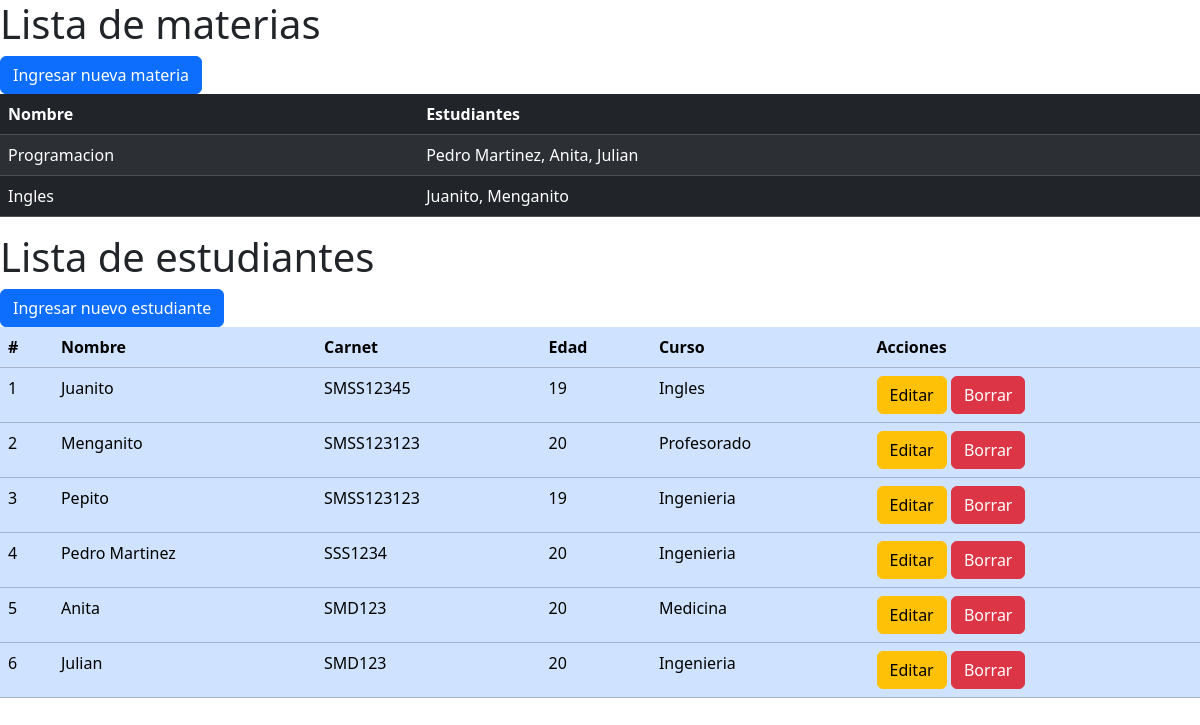
The page / on the database its author committed.
### app1/models.py (models this page shows, shortened)
class Materias(models.Model):
    nombre = models.CharField(max_length=100)
    estds = models.ManyToManyField(Estudiantes
                                   ,related_name='materias')

class Estudiantes(models.Model):
    nombre = models.CharField(max_length=100)
    carnet = models.CharField(max_length=10)
    edad = models.IntegerField()
    curso = models.CharField(max_length=200)

### app1/views.py (the view)
# urls.py: path('',views.index),
def index(request):
    est = models.Estudiantes.objects.all()
    mat = models.Materias.objects.all()
    return render(request,'index.html',
                  {'est':est,'mat':mat})

### app1/templates/index.html (shortened to what this page needs)
{%extends 'base.html'%}
{%block contenido%}
    <h1>Lista de materias</h1>
    <a href="/add2/"><button type="button" class="btn btn-primary">
        Ingresar nueva materia
    </button></a>
    <table class="table table-dark table-striped">
        <thead>
            <tr>
                <th>Nombre</th>
                <th>Estudiantes</th>
            </tr>
        </thead>
        <tbody>
            {%for m in mat%}
            <tr>
                <td>{{m.nombre}}</td>
                <td>{% for estudiante in m.estds.all %}
                    {{ estudiante.nombre }}{% if not forloop.last %}, {% endif %}
                    {% endfor %}
                </td>
            </tr>
            {%endfor%}
        </tbody>
    </table>
    <h1>Lista de estudiantes</h1>
    <a href="/formest/"><button type="button" class="btn btn-primary">
        Ingresar nuevo estudiante
    </button></a>
    <table class="table table-primary">
        <thead>
            <tr>
                <th>#</th>
                <th>Nombre</th>
                <th>Carnet</th>
                <th>Edad</th>
                <th>Curso</th>
                <th>Acciones</th>
            </tr>
        </thead>
        <tbody>
            {%for e in est%}
            <tr>
                <td>{{forloop.counter}}</td>
                <td>{{e.nombre}}</td>
                <td>{{e.carnet}}</td>
                <td>{{e.edad}}</td>
                <td>{{e.curso}}</td>
                <td>
                    <a href="/editar/{{e.id}}"><button type="button" class="btn btn-warning">Editar</button></a>
                    <a href="/borrar/{{e.id}}"><button type="button" class="btn btn-danger">Borrar</button></a>
                </td>
            </tr>
            {%endfor%}
        </tbody>
    </table>
{%endblock%}

### app1/templates/base.html (shortened to what this page needs)
<!DOCTYPE html>
<html lang="en">
<head>
    <link href="https://cdn.jsdelivr.net/npm/bootstrap@5.3.3/dist/css/bootstrap.min.css" rel="stylesheet">
</head>
<body>
    {%block contenido%}
    {%endblock%}
</body>
</html>

### rows shown on the page
Materias: nombre "Programacion"
Estudiantes: nombre "Pedro Martinez", carnet "SSS1234", edad "20", curso "Ingenieria"
Estudiantes: nombre "Anita", carnet "SMD123", edad "20", curso "Medicina"
Estudiantes: nombre "Julian", carnet "SMD123", edad "20", curso "Ingenieria"
Materias: nombre "Ingles"
Estudiantes: nombre "Juanito", carnet "SMSS12345", edad "19", curso "Ingles"
Estudiantes: nombre "Menganito", carnet "SMSS123123", edad "20", curso "Profesorado"
Estudiantes: nombre "Pepito", carnet "SMSS123123", edad "19", curso "Ingenieria"
